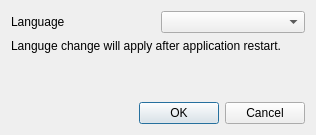
<?xml version="1.0" encoding="UTF-8"?>
<ui version="4.0">
 <class>LanguageDialog</class>
 <widget class="QDialog" name="LanguageDialog">
  <property name="geometry">
   <rect>
    <x>0</x>
    <y>0</y>
    <width>316</width>
    <height>135</height>
   </rect>
  </property>
  <property name="windowTitle">
   <string>Select Language</string>
  </property>
  <layout class="QGridLayout" name="gridLayout">
   <item row="0" column="0">
    <widget class="QLabel" name="label_2">
     <property name="text">
      <string>Language</string>
     </property>
    </widget>
   </item>
   <item row="0" column="1">
    <widget class="QComboBox" name="comboBox"/>
   </item>
   <item row="1" column="0" colspan="2">
    <widget class="QLabel" name="label">
     <property name="text">
      <string>Languge change will apply after application restart.</string>
     </property>
     <property name="wordWrap">
      <bool>true</bool>
     </property>
    </widget>
   </item>
   <item row="3" column="0" colspan="2">
    <widget class="QDialogButtonBox" name="buttonBox">
     <property name="orientation">
      <enum>Qt::Horizontal</enum>
     </property>
     <property name="standardButtons">
      <set>QDialogButtonBox::Cancel|QDialogButtonBox::Ok</set>
     </property>
    </widget>
   </item>
   <item row="2" column="0">
    <spacer name="verticalSpacer">
     <property name="orientation">
      <enum>Qt::Vertical</enum>
     </property>
     <property name="sizeHint" stdset="0">
      <size>
       <width>20</width>
       <height>40</height>
      </size>
     </property>
    </spacer>
   </item>
  </layout>
 </widget>
 <tabstops>
  <tabstop>comboBox</tabstop>
  <tabstop>buttonBox</tabstop>
 </tabstops>
 <resources/>
 <connections>
  <connection>
   <sender>buttonBox</sender>
   <signal>accepted()</signal>
   <receiver>LanguageDialog</receiver>
   <slot>accept()</slot>
   <hints>
    <hint type="sourcelabel">
     <x>248</x>
     <y>254</y>
    </hint>
    <hint type="destinationlabel">
     <x>157</x>
     <y>274</y>
    </hint>
   </hints>
  </connection>
  <connection>
   <sender>buttonBox</sender>
   <signal>rejected()</signal>
   <receiver>LanguageDialog</receiver>
   <slot>reject()</slot>
   <hints>
    <hint type="sourcelabel">
     <x>316</x>
     <y>260</y>
    </hint>
    <hint type="destinationlabel">
     <x>286</x>
     <y>274</y>
    </hint>
   </hints>
  </connection>
 </connections>
</ui>
